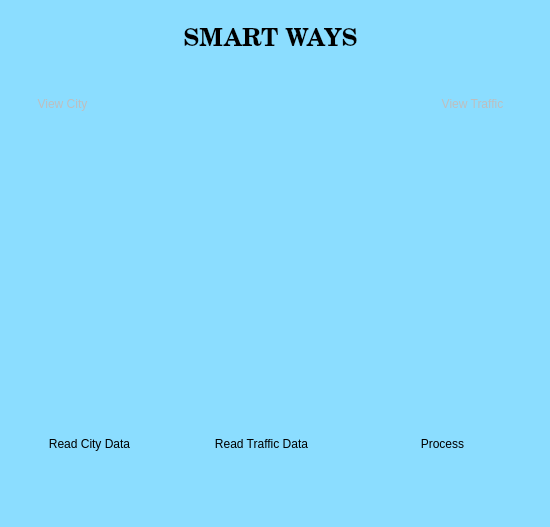
<?xml version="1.0" encoding="UTF-8"?>
<ui version="4.0">
 <class>SmartWays</class>
 <widget class="QMainWindow" name="SmartWays">
  <property name="windowModality">
   <enum>Qt::NonModal</enum>
  </property>
  <property name="geometry">
   <rect>
    <x>0</x>
    <y>0</y>
    <width>550</width>
    <height>527</height>
   </rect>
  </property>
  <property name="windowTitle">
   <string>Smart Ways</string>
  </property>
  <property name="styleSheet">
   <string notr="true">background: rgb(139, 221, 255)</string>
  </property>
  <widget class="QWidget" name="centralwidget">
   <widget class="QLabel" name="lblHeader">
    <property name="geometry">
     <rect>
      <x>20</x>
      <y>0</y>
      <width>501</width>
      <height>81</height>
     </rect>
    </property>
    <property name="font">
     <font>
      <family>Century Schoolbook L</family>
      <pointsize>18</pointsize>
      <weight>75</weight>
      <bold>true</bold>
     </font>
    </property>
    <property name="layoutDirection">
     <enum>Qt::LeftToRight</enum>
    </property>
    <property name="styleSheet">
     <string notr="true">background : None</string>
    </property>
    <property name="text">
     <string>SMART WAYS</string>
    </property>
    <property name="alignment">
     <set>Qt::AlignCenter</set>
    </property>
   </widget>
   <widget class="QLabel" name="lblProcessing">
    <property name="geometry">
     <rect>
      <x>140</x>
      <y>90</y>
      <width>241</width>
      <height>31</height>
     </rect>
    </property>
    <property name="text">
     <string/>
    </property>
    <property name="alignment">
     <set>Qt::AlignCenter</set>
    </property>
   </widget>
   <widget class="QWidget" name="horizontalWidget" native="true">
    <property name="geometry">
     <rect>
      <x>0</x>
      <y>150</y>
      <width>551</width>
      <height>231</height>
     </rect>
    </property>
    <property name="styleSheet">
     <string notr="true">background: url(/home/hunter/workspace/single-ways/Roads.jpg) 0 0 0 0 center center</string>
    </property>
    <zorder>btnProcess</zorder>
    <zorder>btnReadTrafficData</zorder>
    <zorder>btnReadCityData</zorder>
   </widget>
   <widget class="QPushButton" name="btnProcess">
    <property name="geometry">
     <rect>
      <x>400</x>
      <y>430</y>
      <width>85</width>
      <height>27</height>
     </rect>
    </property>
    <property name="maximumSize">
     <size>
      <width>121</width>
      <height>16777215</height>
     </size>
    </property>
    <property name="layoutDirection">
     <enum>Qt::LeftToRight</enum>
    </property>
    <property name="autoFillBackground">
     <bool>false</bool>
    </property>
    <property name="styleSheet">
     <string notr="true">color: black;
opacity: 200</string>
    </property>
    <property name="text">
     <string>Process</string>
    </property>
    <property name="flat">
     <bool>true</bool>
    </property>
   </widget>
   <widget class="QPushButton" name="btnReadTrafficData">
    <property name="geometry">
     <rect>
      <x>205</x>
      <y>430</y>
      <width>113</width>
      <height>27</height>
     </rect>
    </property>
    <property name="maximumSize">
     <size>
      <width>121</width>
      <height>16777215</height>
     </size>
    </property>
    <property name="layoutDirection">
     <enum>Qt::LeftToRight</enum>
    </property>
    <property name="autoFillBackground">
     <bool>false</bool>
    </property>
    <property name="styleSheet">
     <string notr="true">color: rgb(0, 0, 0)</string>
    </property>
    <property name="text">
     <string>Read Traffic Data</string>
    </property>
    <property name="flat">
     <bool>true</bool>
    </property>
   </widget>
   <widget class="QPushButton" name="btnReadCityData">
    <property name="geometry">
     <rect>
      <x>40</x>
      <y>430</y>
      <width>99</width>
      <height>27</height>
     </rect>
    </property>
    <property name="maximumSize">
     <size>
      <width>111</width>
      <height>16777215</height>
     </size>
    </property>
    <property name="layoutDirection">
     <enum>Qt::LeftToRight</enum>
    </property>
    <property name="autoFillBackground">
     <bool>false</bool>
    </property>
    <property name="styleSheet">
     <string notr="true">color: rgb(0, 0, 0)
</string>
    </property>
    <property name="text">
     <string>Read City Data</string>
    </property>
    <property name="flat">
     <bool>true</bool>
    </property>
   </widget>
   <widget class="QPushButton" name="btnViewCity">
    <property name="enabled">
     <bool>false</bool>
    </property>
    <property name="geometry">
     <rect>
      <x>20</x>
      <y>90</y>
      <width>85</width>
      <height>27</height>
     </rect>
    </property>
    <property name="text">
     <string>View City</string>
    </property>
    <property name="flat">
     <bool>true</bool>
    </property>
   </widget>
   <widget class="QPushButton" name="btnViewTraffic">
    <property name="enabled">
     <bool>false</bool>
    </property>
    <property name="geometry">
     <rect>
      <x>430</x>
      <y>90</y>
      <width>85</width>
      <height>27</height>
     </rect>
    </property>
    <property name="text">
     <string>View Traffic</string>
    </property>
    <property name="flat">
     <bool>true</bool>
    </property>
   </widget>
   <zorder>lblHeader</zorder>
   <zorder>lblProcessing</zorder>
   <zorder>horizontalWidget</zorder>
   <zorder>btnProcess</zorder>
   <zorder>btnReadTrafficData</zorder>
   <zorder>btnReadCityData</zorder>
   <zorder>btnReadCityData</zorder>
   <zorder>btnProcess</zorder>
   <zorder>btnReadTrafficData</zorder>
   <zorder>btnReadCityData</zorder>
   <zorder>btnViewCity</zorder>
   <zorder>btnViewTraffic</zorder>
  </widget>
  <widget class="QMenuBar" name="menubar">
   <property name="geometry">
    <rect>
     <x>0</x>
     <y>0</y>
     <width>550</width>
     <height>27</height>
    </rect>
   </property>
  </widget>
  <widget class="QStatusBar" name="statusbar"/>
 </widget>
 <resources/>
 <connections/>
</ui>
